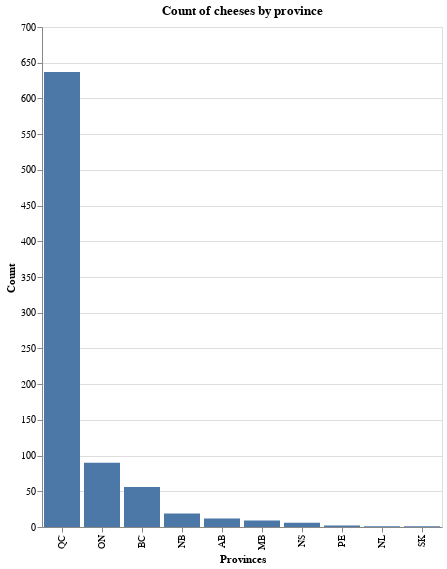

Here is the notebook cell this chart was saved with:
### Code cell
# First visualization: Province bar chart value counts 

province_df = pd.DataFrame(train_df['ManufacturerProvCode'].value_counts().reset_index())
province_df = province_df.rename(columns= {'index' : 'Province', 'ManufacturerProvCode' : 'Count' })

province_chart = alt.Chart(province_df, height=500, width=300).mark_bar().encode(
    x=alt.X('Province:N', title='Provinces', sort=None),
    y=alt.Y('Count:Q', title='Count', scale=alt.Scale(domain=[0, 700]))
).properties(
    height=500,
    width=alt.Step(40),
    title="Count of cheeses by province"
)

province_chart

### Figure 1 — Vega-Lite specification as saved in the notebook (floating-point values rounded to 4 significant figures)
{"config": {"view": {"continuousWidth": 400, "continuousHeight": 300}}, "data": {"name": "data-7466a8dcbdff9e597b11b33e7279573b"}, "mark": "bar", "encoding": {"x": {"type": "nominal", "field": "Province", "sort": null, "title": "Provinces"}, "y": {"type": "quantitative", "field": "Count", "scale": {"domain": [0, 700]}, "title": "Count"}}, "height": 500, "title": "Count of cheeses by province", "width": {"step": 40}, "$schema": "https://vega.github.io/schema/vega-lite/v4.8.1.json", "datasets": {"data-7466a8dcbdff9e597b11b33e7279573b": [{"Province": "QC", "Count": 637}, {"Province": "ON", "Count": 90}, {"Province": "BC", "Count": 56}, {"Province": "NB", "Count": 19}, {"Province": "AB", "Count": 12}, {"Province": "MB", "Count": 9}, {"Province": "NS", "Count": 6}, {"Province": "PE", "Count": 2}, {"Province": "NL", "Count": 1}, {"Province": "SK", "Count": 1}]}}
